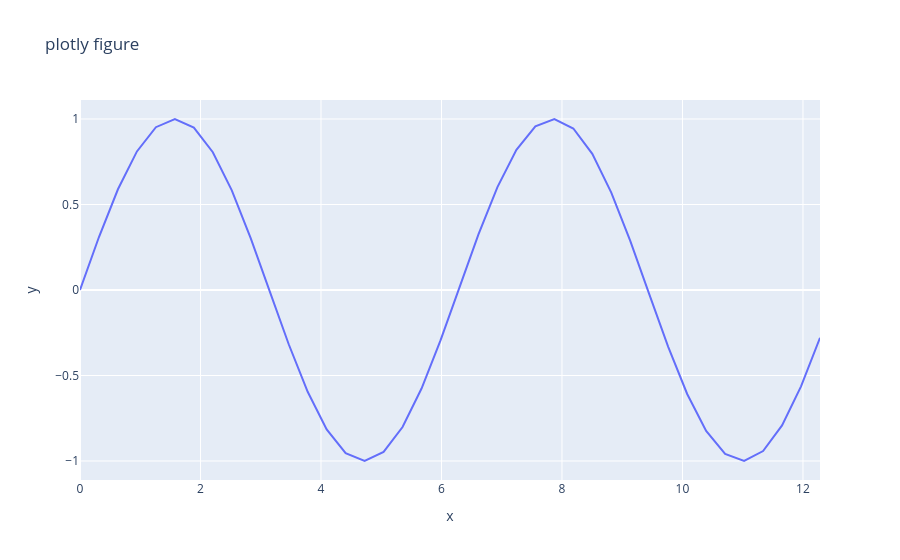

Source (notebook cell):
### Code cell
import plotly.express as px
px.line(x=x[::10], y=np.sin(x[::10]), title='plotly figure')

### Figure 1 — Plotly figure (JSON) as saved in the notebook; plotly's stock layout.template omitted (floating-point values rounded to 4 significant figures)
{"data": [{"hovertemplate": "x=%{x}<br>y=%{y}<extra></extra>", "legendgroup": "", "line": {"color": "#636efa", "dash": "solid"}, "marker": {"symbol": "circle"}, "mode": "lines", "name": "", "orientation": "v", "showlegend": false, "type": "scatter", "x": [0.0, 0.3149, 0.6299, 0.9448, 1.26, 1.575, 1.89, 2.205, 2.52, 2.835, 3.149, 3.464, 3.779, 4.094, 4.409, 4.724, 5.039, 5.354, 5.669, 5.984, 6.299, 6.614, 6.929, 7.244, 7.559, 7.874, 8.189, 8.504, 8.819, 9.133, 9.448, 9.763, 10.08, 10.39, 10.71, 11.02, 11.34, 11.65, 11.97, 12.28], "xaxis": "x", "y": [0.0, 0.3098, 0.5891, 0.8104, 0.952, 1.0, 0.9496, 0.8058, 0.5827, 0.3023, -0.007874, -0.3172, -0.5954, -0.815, -0.9544, -0.9999, -0.9471, -0.8011, -0.5763, -0.2948, 0.01575, 0.3247, 0.6017, 0.8195, 0.9567, 0.9998, 0.9445, 0.7963, 0.5698, 0.2872, -0.02362, -0.3321, -0.608, -0.824, -0.959, -0.9996, -0.9419, -0.7916, -0.5633, -0.2797], "yaxis": "y"}], "layout": {"legend": {"tracegroupgap": 0}, "title": {"text": "plotly figure"}, "xaxis": {"anchor": "y", "domain": [0.0, 1.0], "title": {"text": "x"}}, "yaxis": {"anchor": "x", "domain": [0.0, 1.0], "title": {"text": "y"}}}}
